Frame 1 (no input): blank canvas, image omitted
Frame 60 (no input): blank canvas, image omitted
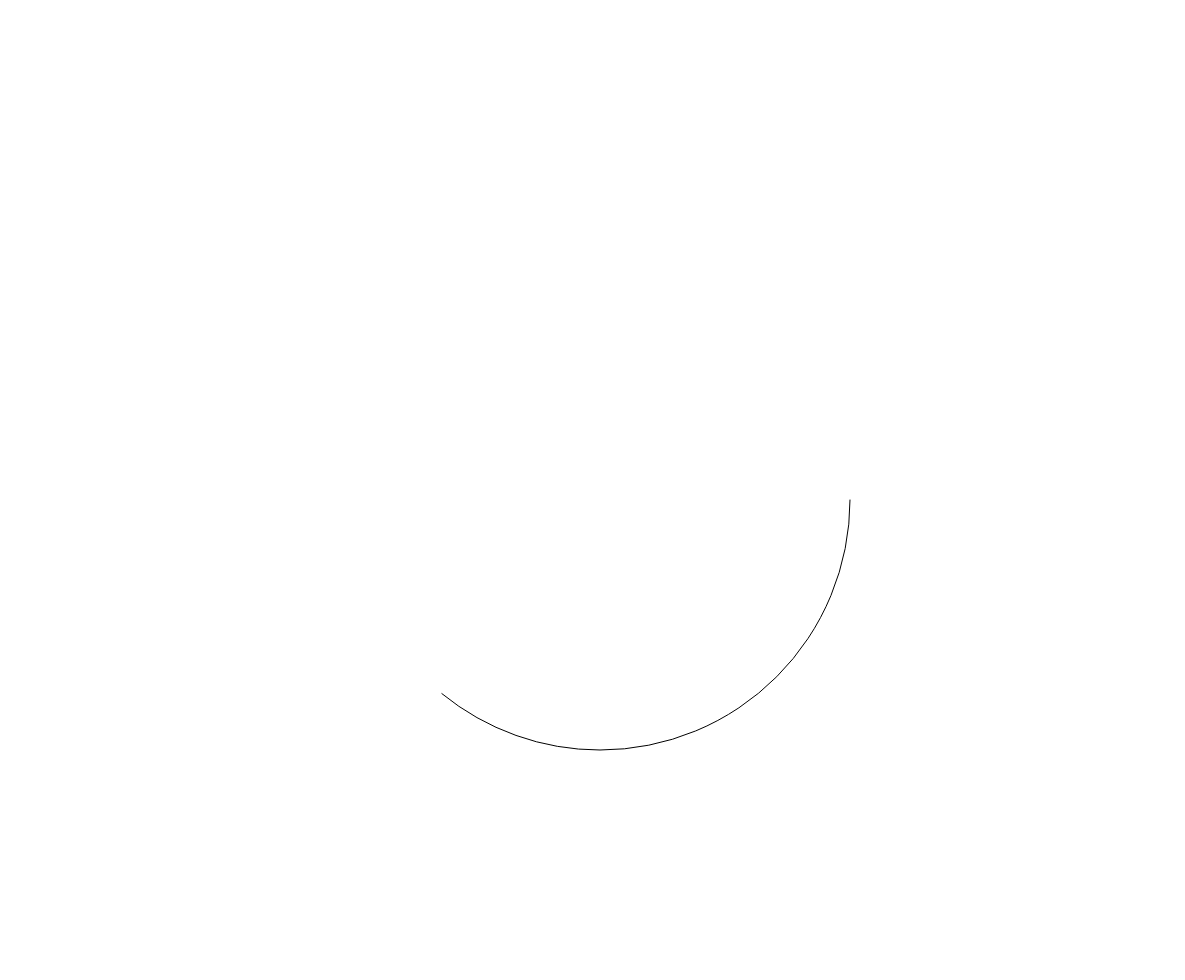
Frame 120 (the mouse pressed at the canvas centre since frame 60)

The p5.js sketch whose frames 1 and 60 were blank and that drew this single picture after the mouse press (run headless with seeded random() and noise() and a simulated clock; from frame 60 on, the mouse is pressed at the canvas centre):

// p5.js sketch
// ── sketch.js
var progress = 0.0;
var kolor = "white";
var c = {};

function prog() {
   if ( progress < 100) progress += 0.05;
   else {
     kolor = "green";
     progress = 100;
   }
}

function setup() {
  createCanvas(windowWidth-15, windowHeight-20);
  
  setInterval(prog, 1);
  
  c = {
   x: windowWidth/2,
   y: windowHeight/2
  }
  
}

function draw() {
   clear();
   fill("white");
   textSize(100);
   text(""+int(progress)+" %", 50,100);
   
   fill(kolor);
   arc(c.x,c.y, 500,500, 0, progress/100*2*PI);
}
// ── style.css
body {
   background: #111;
   color: white;
}
